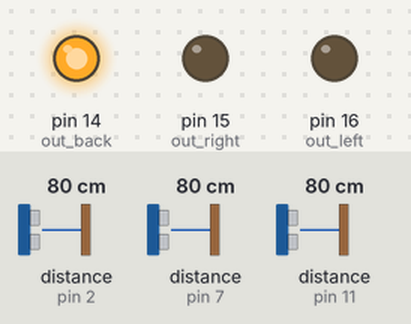
This sketch was run on a simulated Arduino Uno, built with avr-gcc and run on an emulated ATmega328P. On the bench: output pins drawn as LEDs (lit = HIGH). Wiring (inferred from the names in the program): 3 × ultrasonic range finder: trigger pin 3, echo pin 2 / trigger pin 8, echo pin 7 / trigger pin 12, echo pin 11. The test bench sets the inputs (shaded band); at power-on: distance to the obstacle (sensors on pin 2, pin 7, pin 11) 80 cm. The echo pulse lasts 58.3 µs per cm; pins used as bus, display or sensor lines are not drawn; what the sketch prints to the serial monitor is not drawn.

Above: at 1.2 s.
1.3 s: distance to the obstacle (sensor on pin 2) set to 18 cm
2.8 s: distance to the obstacle (sensor on pin 2) set to 15 cm
At 3.2 s:
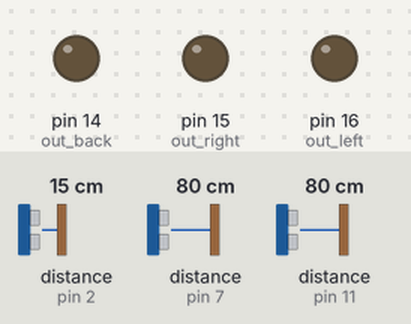
4.3 s: distance to the obstacle (sensor on pin 2) set to 8 cm
5.8 s: distance to the obstacle (sensor on pin 2) set to 5 cm
At 6.4 s:
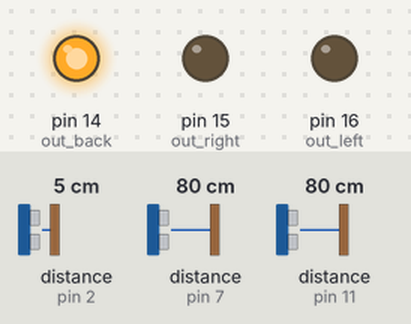
7.3 s: distance to the obstacle (sensor on pin 2) set to 9 cm
At 8.0 s:
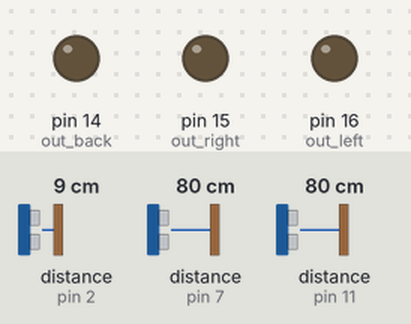
Timing chart, 0 to 9.8 s (numbered marks = the images above; inputs shaded):
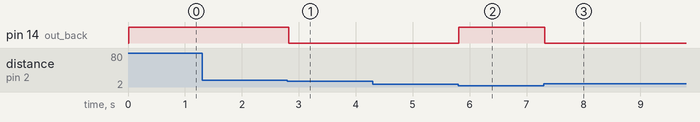

Measured:
- the behaviour switches between 17 and 16 cm on distance to the obstacle (sensor on pin 2) (found by bisection; images 0 and 1)
- the behaviour switches between 7 and 6 cm on distance to the obstacle (sensor on pin 2) (found by bisection; images 1 and 2)
- after the input at 1.3 s, every drawn part: stays the same
- after the input at 2.8 s, pin 14 (out_back): HIGH → LOW at once
- after the input at 4.3 s, every drawn part: stays the same
- after the input at 5.8 s, pin 14 (out_back): LOW → HIGH at once
- after the input at 7.3 s, pin 14 (out_back): HIGH → LOW at once

The sketch:

arduino_sonic.ino
```cpp
int back_trig = 3; //back
int back_echo = 2;
int right_trig = 8; //right
int right_echo = 7;
int left_trig = 12; //left
int left_echo = 11;

int out_back = 14;
int out_right = 15;
int out_left = 16;
int cnt = 0;

int b_MAX = 30; //30cm
int goal_MAX = 5.2; //3~4cm
int MAX = 30; //ゴールの前のみ移動させる: 61cm
int SUM = 182-14; //左右の壁から壁までは182cm。超音波センサの間隔が14cm
char checkback_mode;

float back_dist; float right_dist; float left_dist;

void setup() {
  Serial.begin(9600);
  pinMode(back_trig, OUTPUT);
  pinMode(back_echo, INPUT);
  pinMode(right_trig, OUTPUT);
  pinMode(right_echo, INPUT);
  pinMode(left_trig, OUTPUT);
  pinMode(left_echo, INPUT);
  pinMode(out_back, OUTPUT);
  pinMode(out_right, OUTPUT);
  pinMode(out_left, OUTPUT);
}

void loop() {
  back_dist = sonicDisrance(back_trig, back_echo);
  left_dist = sonicDisrance(left_trig, left_echo);
  right_dist = sonicDisrance(right_trig, right_echo);
  checkLeftAndRight(left_dist, right_dist);
  checkBack(back_dist);

  // Serial.print("b ");
  // Serial.println(back_dist);
  // Serial.print("r:");
  // Serial.print(right_dist);
  // Serial.print(" l:");
  // Serial.println(left_dist);
}

float sonicDisrance(int trig, int echo){
  digitalWrite(trig, LOW);
  delayMicroseconds(2);
  digitalWrite(trig, HIGH);
  delayMicroseconds(10);
  digitalWrite(trig, LOW);
  float duration = pulseIn(echo, HIGH);
  duration = duration/2;
  float distance = duration*340*100/1000000;
  return distance;
}

int checkLeftAndRight(int d_left,int d_right){\
  //おそらく他ロボットが入ってきているとき(10cmの誤差考慮)
  if(d_left + d_right + 14 < SUM-20){ //14はセンサの間隔
    digitalWrite(out_back, LOW);
    digitalWrite(out_left, LOW);
    digitalWrite(out_right, LOW);
    return -1;
  }
  //壁に接近(あと5cm)
  if(d_left < MAX+6){
    digitalWrite(out_left, HIGH);
    digitalWrite(out_right, LOW);
    Serial.println("L1");
  } else if (d_right < MAX+8){
    digitalWrite(out_right, HIGH);
    digitalWrite(out_left, LOW);
    Serial.println("R1");
  } else {
    digitalWrite(out_left, LOW);
    digitalWrite(out_right, LOW);
    Serial.println(0);
  }
  return 0;
}

int checkBack(int d_back){
  //goal mode
  if(d_back > 15 || d_back < 6){
    digitalWrite(out_back, HIGH);
  } else {
    digitalWrite(out_back, LOW);
  }
  return 0;
}
```
